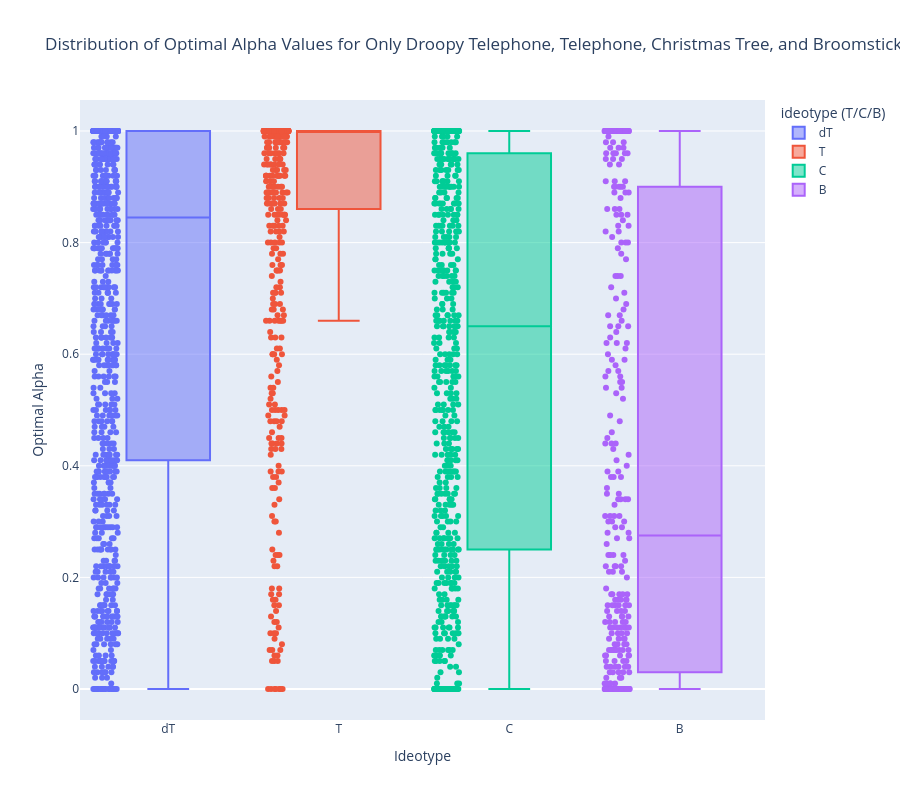

This figure's notebook cell:
### Code cell
# filtering out unwanted ideotype categories (specifically M, T/B, and '?')
dT_df = df_combined_ideotype[df_combined_ideotype["ideotype (T/C/B)"].isin(['dT', 'DT'])]
t_df = df_combined_ideotype[df_combined_ideotype['ideotype (T/C/B)'] == 'T']
c_df = df_combined_ideotype[df_combined_ideotype['ideotype (T/C/B)'].isin(['C', 'CT'])]
b_df = df_combined_ideotype[df_combined_ideotype['ideotype (T/C/B)'] == 'B']

df_combined_ideotype_exc2 = pd.concat([dT_df, t_df, c_df, b_df], ignore_index=True)


# standardizing labels for christmas tree nad droopy telephone
df_combined_ideotype_exc2['ideotype (T/C/B)'] = (df_combined_ideotype_exc2['ideotype (T/C/B)']
                                                 .replace({
                                                     'DT':'dT',
                                                     'CT':'C'
                                                 }))
#df_combined_ideotype_exc2 = df_combined_ideotype[df_combined_ideotype["ideotype (T/C/B)"].isin(['dT', 'T', 'C', 'B'])]
fig = px.box(df_combined_ideotype_exc2, x='ideotype (T/C/B)', y='alpha', color='ideotype (T/C/B)', points='all', 
             title='Distribution of Optimal Alpha Values for Only Droopy Telephone, Telephone, Christmas Tree, and Broomstick',
             category_orders={"ideotype (T/C/B)": ['dT', 'T', 'C', 'B']})

fig.update_layout(xaxis_title='Ideotype', yaxis_title='Optimal Alpha', showlegend=True,
                  height=800)
fig.show()

### Figure 1 — Plotly figure (JSON) as saved in the notebook; plotly's stock layout.template omitted (floating-point values rounded to 4 significant figures; data arrays with more than 128 entries replaced by an {"elided": "..."} marker saying what was removed)
{"data": [{"alignmentgroup": "True", "boxpoints": "all", "hovertemplate": "ideotype (T/C/B)=%{x}<br>alpha=%{y}<extra></extra>", "legendgroup": "dT", "marker": {"color": "#636efa"}, "name": "dT", "notched": false, "offsetgroup": "dT", "orientation": "v", "showlegend": true, "type": "box", "x": {"elided": "1050 str values"}, "x0": " ", "xaxis": "x", "y": {"elided": "1050 float values"}, "y0": " ", "yaxis": "y"}, {"alignmentgroup": "True", "boxpoints": "all", "hovertemplate": "ideotype (T/C/B)=%{x}<br>alpha=%{y}<extra></extra>", "legendgroup": "T", "marker": {"color": "#EF553B"}, "name": "T", "notched": false, "offsetgroup": "T", "orientation": "v", "showlegend": true, "type": "box", "x": {"elided": "658 str values"}, "x0": " ", "xaxis": "x", "y": {"elided": "658 float values"}, "y0": " ", "yaxis": "y"}, {"alignmentgroup": "True", "boxpoints": "all", "hovertemplate": "ideotype (T/C/B)=%{x}<br>alpha=%{y}<extra></extra>", "legendgroup": "C", "marker": {"color": "#00cc96"}, "name": "C", "notched": false, "offsetgroup": "C", "orientation": "v", "showlegend": true, "type": "box", "x": {"elided": "724 str values"}, "x0": " ", "xaxis": "x", "y": {"elided": "724 float values"}, "y0": " ", "yaxis": "y"}, {"alignmentgroup": "True", "boxpoints": "all", "hovertemplate": "ideotype (T/C/B)=%{x}<br>alpha=%{y}<extra></extra>", "legendgroup": "B", "marker": {"color": "#ab63fa"}, "name": "B", "notched": false, "offsetgroup": "B", "orientation": "v", "showlegend": true, "type": "box", "x": {"elided": "368 str values"}, "x0": " ", "xaxis": "x", "y": {"elided": "368 float values"}, "y0": " ", "yaxis": "y"}], "layout": {"boxmode": "overlay", "height": 800, "legend": {"title": {"text": "ideotype (T/C/B)"}, "tracegroupgap": 0}, "showlegend": true, "title": {"text": "Distribution of Optimal Alpha Values for Only Droopy Telephone, Telephone, Christmas Tree, and Broomstick"}, "xaxis": {"anchor": "y", "categoryarray": ["dT", "T", "C", "B"], "categoryorder": "array", "domain": [0, 1], "title": {"text": "Ideotype"}}, "yaxis": {"anchor": "x", "domain": [0, 1], "title": {"text": "Optimal Alpha"}}}}
